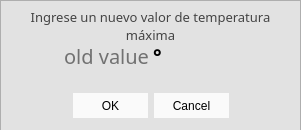
<?xml version="1.0" encoding="UTF-8"?>
<ui version="4.0">
 <class>new_max_temp_dialog</class>
 <widget class="QDialog" name="new_max_temp_dialog">
  <property name="geometry">
   <rect>
    <x>0</x>
    <y>0</y>
    <width>301</width>
    <height>130</height>
   </rect>
  </property>
  <property name="windowTitle">
   <string>Ingrese Temperatura Máxima</string>
  </property>
  <widget class="QFrame" name="frame">
   <property name="geometry">
    <rect>
     <x>0</x>
     <y>0</y>
     <width>301</width>
     <height>131</height>
    </rect>
   </property>
   <property name="styleSheet">
    <string notr="true">QFrame{background-color: rgb(226, 226, 226);}
</string>
   </property>
   <property name="frameShape">
    <enum>QFrame::StyledPanel</enum>
   </property>
   <property name="frameShadow">
    <enum>QFrame::Raised</enum>
   </property>
   <widget class="QDialogButtonBox" name="buttonBox">
    <property name="geometry">
     <rect>
      <x>10</x>
      <y>90</y>
      <width>281</width>
      <height>32</height>
     </rect>
    </property>
    <property name="font">
     <font>
      <pointsize>8</pointsize>
     </font>
    </property>
    <property name="styleSheet">
     <string notr="true">QPushButton {
	background-color: rgb(250, 250, 250);;
	font: 10pt &quot;Trebuchet MS&quot;;
	border:none;
	width:75%;
	height:25%;
	/*border-bottom:1px solid black;*/
}
QPushButton:hover {
	background-color: rgb(209, 209, 227);
}
QPushButton:active {

}</string>
    </property>
    <property name="orientation">
     <enum>Qt::Horizontal</enum>
    </property>
    <property name="standardButtons">
     <set>QDialogButtonBox::Cancel|QDialogButtonBox::Ok</set>
    </property>
    <property name="centerButtons">
     <bool>true</bool>
    </property>
   </widget>
   <widget class="QLineEdit" name="lineEdit">
    <property name="geometry">
     <rect>
      <x>60</x>
      <y>40</y>
      <width>91</width>
      <height>31</height>
     </rect>
    </property>
    <property name="font">
     <font>
      <family>Tw Cen MT Condensed</family>
      <pointsize>15</pointsize>
     </font>
    </property>
    <property name="styleSheet">
     <string notr="true">background-color: rgb(226, 226, 226);
border:none;</string>
    </property>
    <property name="text">
     <string/>
    </property>
    <property name="alignment">
     <set>Qt::AlignRight|Qt::AlignTrailing|Qt::AlignVCenter</set>
    </property>
    <property name="placeholderText">
     <string>old value</string>
    </property>
   </widget>
   <widget class="QLabel" name="max_temp_prompt_label">
    <property name="geometry">
     <rect>
      <x>10</x>
      <y>10</y>
      <width>281</width>
      <height>31</height>
     </rect>
    </property>
    <property name="font">
     <font>
      <family>Trebuchet MS</family>
      <pointsize>10</pointsize>
     </font>
    </property>
    <property name="layoutDirection">
     <enum>Qt::LeftToRight</enum>
    </property>
    <property name="styleSheet">
     <string notr="true">color: rgb(68, 68, 68);</string>
    </property>
    <property name="text">
     <string>Ingrese un nuevo valor de temperatura máxima</string>
    </property>
    <property name="textFormat">
     <enum>Qt::AutoText</enum>
    </property>
    <property name="scaledContents">
     <bool>false</bool>
    </property>
    <property name="alignment">
     <set>Qt::AlignCenter</set>
    </property>
    <property name="wordWrap">
     <bool>true</bool>
    </property>
   </widget>
   <widget class="QLabel" name="degree_sign_label">
    <property name="geometry">
     <rect>
      <x>153</x>
      <y>40</y>
      <width>61</width>
      <height>31</height>
     </rect>
    </property>
    <property name="font">
     <font>
      <family>Tw Cen MT Condensed</family>
      <pointsize>15</pointsize>
      <weight>75</weight>
      <italic>false</italic>
      <bold>true</bold>
      <underline>false</underline>
     </font>
    </property>
    <property name="layoutDirection">
     <enum>Qt::LeftToRight</enum>
    </property>
    <property name="styleSheet">
     <string notr="true">color: rgb(0, 0, 0);</string>
    </property>
    <property name="text">
     <string>°</string>
    </property>
    <property name="textFormat">
     <enum>Qt::AutoText</enum>
    </property>
    <property name="scaledContents">
     <bool>false</bool>
    </property>
    <property name="alignment">
     <set>Qt::AlignLeading|Qt::AlignLeft|Qt::AlignVCenter</set>
    </property>
    <property name="wordWrap">
     <bool>true</bool>
    </property>
   </widget>
  </widget>
 </widget>
 <tabstops>
  <tabstop>lineEdit</tabstop>
  <tabstop>buttonBox</tabstop>
 </tabstops>
 <resources>
  <include location="resource_file.qrc"/>
 </resources>
 <connections>
  <connection>
   <sender>buttonBox</sender>
   <signal>rejected()</signal>
   <receiver>new_max_temp_dialog</receiver>
   <slot>reject()</slot>
   <hints>
    <hint type="sourcelabel">
     <x>316</x>
     <y>260</y>
    </hint>
    <hint type="destinationlabel">
     <x>286</x>
     <y>274</y>
    </hint>
   </hints>
  </connection>
  <connection>
   <sender>buttonBox</sender>
   <signal>accepted()</signal>
   <receiver>new_max_temp_dialog</receiver>
   <slot>accept()</slot>
   <hints>
    <hint type="sourcelabel">
     <x>248</x>
     <y>254</y>
    </hint>
    <hint type="destinationlabel">
     <x>157</x>
     <y>274</y>
    </hint>
   </hints>
  </connection>
 </connections>
</ui>
